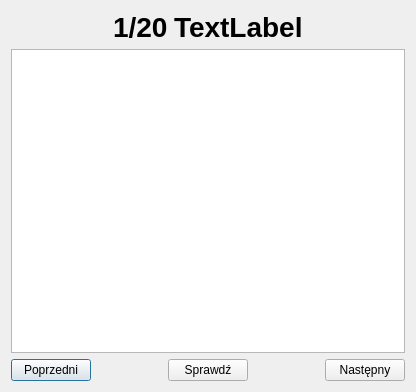
<?xml version="1.0" encoding="UTF-8"?>
<ui version="4.0">
 <class>LearnWords</class>
 <widget class="QDialog" name="LearnWords">
  <property name="geometry">
   <rect>
    <x>0</x>
    <y>0</y>
    <width>416</width>
    <height>392</height>
   </rect>
  </property>
  <property name="windowTitle">
   <string>Dialog</string>
  </property>
  <layout class="QGridLayout" name="gridLayout">
   <item row="0" column="0">
    <layout class="QHBoxLayout" name="horizontalLayout">
     <item>
      <spacer name="horizontalSpacer">
       <property name="orientation">
        <enum>Qt::Horizontal</enum>
       </property>
       <property name="sizeHint" stdset="0">
        <size>
         <width>40</width>
         <height>20</height>
        </size>
       </property>
      </spacer>
     </item>
     <item>
      <widget class="QLabel" name="counterLabel">
       <property name="font">
        <font>
         <pointsize>21</pointsize>
         <weight>75</weight>
         <bold>true</bold>
        </font>
       </property>
       <property name="text">
        <string>1/20</string>
       </property>
      </widget>
     </item>
     <item>
      <widget class="QLabel" name="wordLabel">
       <property name="font">
        <font>
         <pointsize>21</pointsize>
         <weight>75</weight>
         <bold>true</bold>
        </font>
       </property>
       <property name="text">
        <string>TextLabel</string>
       </property>
      </widget>
     </item>
     <item>
      <spacer name="horizontalSpacer_2">
       <property name="orientation">
        <enum>Qt::Horizontal</enum>
       </property>
       <property name="sizeHint" stdset="0">
        <size>
         <width>40</width>
         <height>20</height>
        </size>
       </property>
      </spacer>
     </item>
    </layout>
   </item>
   <item row="1" column="0">
    <widget class="QTextBrowser" name="wordDefinition"/>
   </item>
   <item row="2" column="0">
    <layout class="QHBoxLayout" name="horizontalLayout_2">
     <item>
      <widget class="QPushButton" name="previousButton">
       <property name="text">
        <string>Poprzedni</string>
       </property>
      </widget>
     </item>
     <item>
      <spacer name="horizontalSpacer_3">
       <property name="orientation">
        <enum>Qt::Horizontal</enum>
       </property>
       <property name="sizeHint" stdset="0">
        <size>
         <width>40</width>
         <height>20</height>
        </size>
       </property>
      </spacer>
     </item>
     <item>
      <widget class="QPushButton" name="checkButton">
       <property name="text">
        <string>Sprawdź</string>
       </property>
      </widget>
     </item>
     <item>
      <spacer name="horizontalSpacer_4">
       <property name="orientation">
        <enum>Qt::Horizontal</enum>
       </property>
       <property name="sizeHint" stdset="0">
        <size>
         <width>40</width>
         <height>20</height>
        </size>
       </property>
      </spacer>
     </item>
     <item>
      <widget class="QPushButton" name="nextButton">
       <property name="text">
        <string>Następny</string>
       </property>
      </widget>
     </item>
    </layout>
   </item>
  </layout>
  <zorder>wordDefinition</zorder>
  <zorder>wordLabel</zorder>
  <zorder>horizontalSpacer</zorder>
  <zorder>horizontalSpacer_2</zorder>
  <zorder>checkButton</zorder>
  <zorder>nextButton</zorder>
  <zorder>previousButton</zorder>
  <zorder>horizontalSpacer_3</zorder>
  <zorder>horizontalSpacer_4</zorder>
  <zorder>horizontalSpacer_4</zorder>
  <zorder>counterLabel</zorder>
 </widget>
 <tabstops>
  <tabstop>checkButton</tabstop>
  <tabstop>nextButton</tabstop>
  <tabstop>previousButton</tabstop>
  <tabstop>wordDefinition</tabstop>
 </tabstops>
 <resources/>
 <connections/>
</ui>
